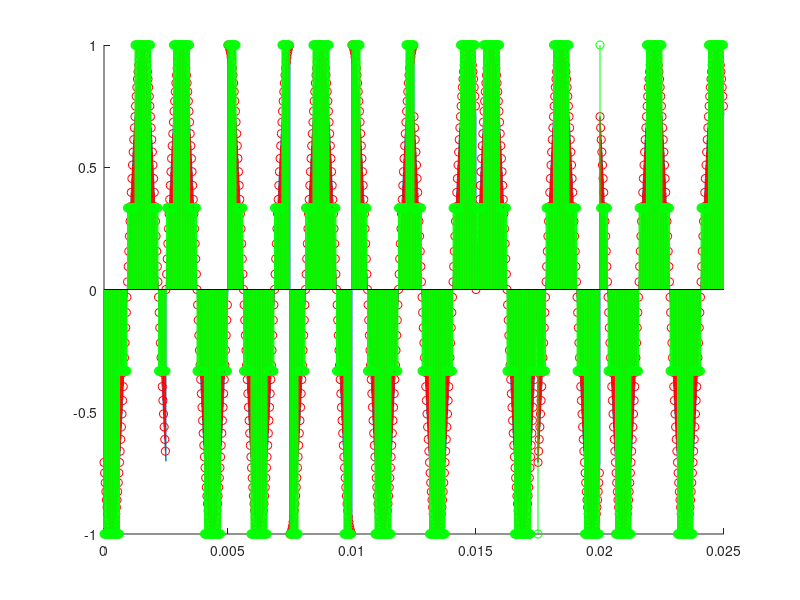
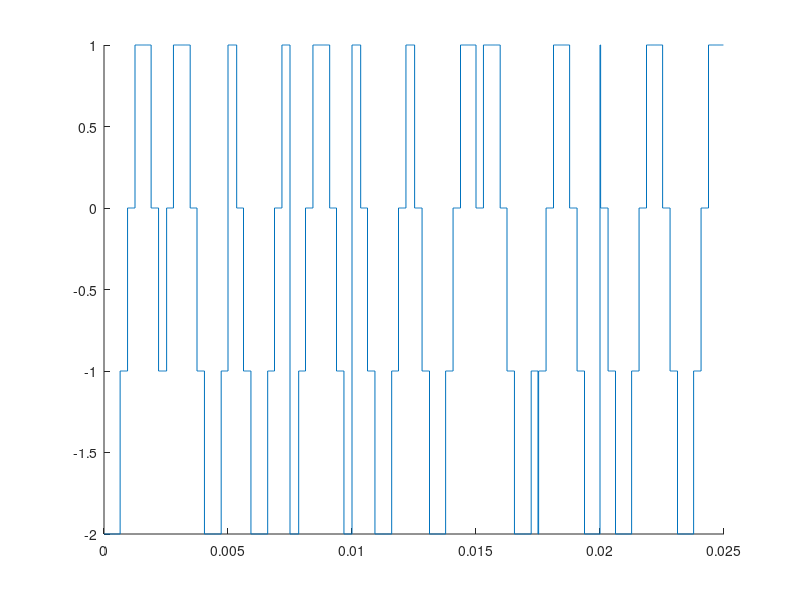
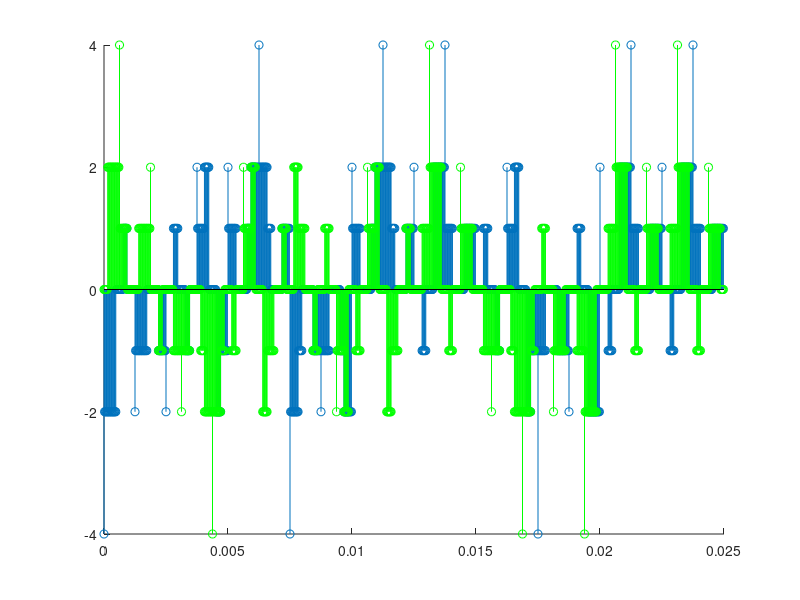
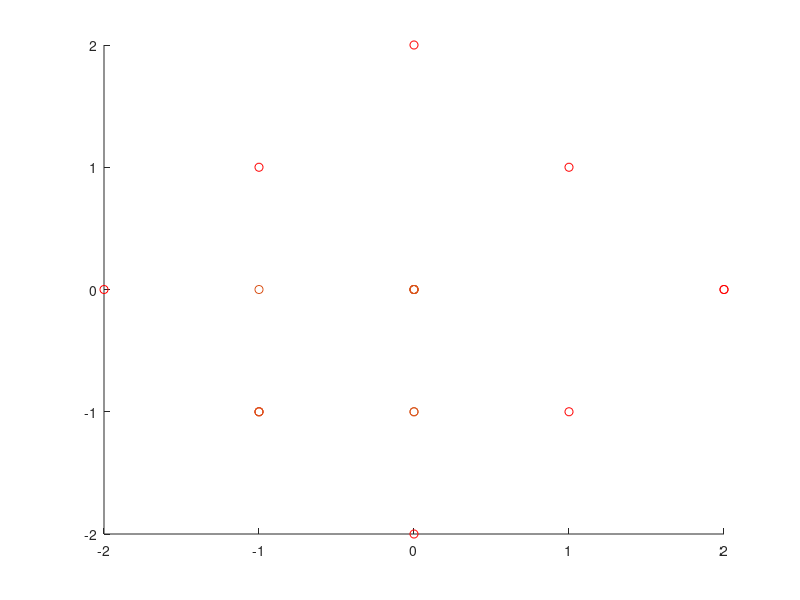

These charts were generated, in order, by the following MATLAB code:
% Autor: Simon Bertling
% Simuliert die Demodulation mit einem �C mittels Integerarithmetik
%
% TODO:
% - QAM fixen
% - Korrelationsempf�nger

clear all;
close all;

format short;
pkg load signal;

disp('--- DEMODSIM ---');

N = 10;                             % Anzahl Daten
if N > 500
    %return
end;
QAM = 0;                            % QAM bentzen?
N_modn = 8;                         % Anzahl Modulationssymbole
N_max = 10;                         % Wenn N > N_max werden keine Zeitsignale geplottet
data = randi([0 N_modn-1], 1, N);    % Daten zuf�llig f�llen

Rs = 40000;                       % Samplerate des �C
f_mod = 400;                    % Modulationsfrequenz
T_max = length(data)/f_mod      % Simulationsdauer
R = 10*Rs;                       % Samplerate der Simulation
T = 1/R;

w = 2;      % Wortbreite des ADC
wm = ceil(log2(2^(2*w-1))); % Maximale Wortbreite
s_max = 1; % Maximaler messbarer Wert
sigma = 0;    % Standardabweichung St�rung


% Zeitvektoren
t = 0:T:T_max-T;
t_mess = downsample(t, R/Rs);

% Samples pro Periode
anz = floor(length(t)/length(data));   

% LUT definieren
explut = exp(-1j*2*pi*f_mod*t_mess);
explut = round(explut * (2^w-1)/2);


% Modulationssymbole definieren
if (QAM == 0)
    N_mod = 0:N_modn;
    d = exp(1j*(2*pi/N_modn)*N_mod);
    d_qpsk = exp(1j*(2*pi/4 * N_mod + pi/4));
    d_qpsk = exp(1j*(2*pi/4 * N_mod));
    d_8psk = exp(1j*(2*pi/8 * N_mod));
    d_16psk = exp(1j*(2*pi/16 * N_mod));
else
    v = 0:2/sqrt(2)/(sqrt(N_modn)-1):2/sqrt(2)
    d_qam = [];
    for n = 0:2/sqrt(2)/(sqrt(N_modn)-1):2/sqrt(2)
        d_qam = horzcat(d_qam,v+n*1j);
    end;
    d_qam = d_qam - 1/sqrt(2)*(1+1j);
    d = d_qam;
end;
dq = round(d * (2^(wm-2)));

% Impulsformer
e_t = ones(1,length(t));
for n = [0:length(data)-1]
    man = [1:anz] + n*anz;
    e_t(man) = d(data(n+1)+1);
end

% Sendesignal definieren
r = (randn(1, length(t))) * sigma;
s = e_t.*exp(1j*2*pi* f_mod * t);
s = real(s);
s = s + r;
% Clippen
for n = 1:length(s)
    if abs(s(n)) > s_max
        s(n) = s_max * sign(s(n));
    end;
end;

%%%% MIKROCONTROLLER EMPF�NGER %%%%

% Abtastung
s_mess = downsample(s, R/Rs);

% Quantisierung
s_quant = round(s_mess * (2^w-1)/2 + (2^w-1)/2);
s_quant_norm = (s_quant - ((2^w-1)/2))/ ((2^w-1)/2) ;

% Vorzeichen einbauen
s_quant = floor(s_quant - (2^w-1)/2);

% Ins Basisband
sd = s_quant .* explut;

%w_max = ceil(log2(2*max(abs(sd))));

% Demudolation
anz = floor(Rs/f_mod);
e_r = ones(1, length(data));
for n = [0:length(data)-1]
    interval = [1:anz] + n*anz;
    e_r(n+1) = sum(sd(interval));
    e_r(n+1) = floor(e_r(n+1)/anz);
    
    % dekodieren
    min = abs(e_r(n+1) - anz*dq(1));
    min_i = 1;
    for i = [2:length(d)]
        diff = abs(e_r(n+1) - anz*dq(i));
        if (diff < min)
            min = diff;
            min_i = i;
        end;
    end
    data_dec(n+1) = min_i - 1;
end

errors = sum(abs(data_dec-data));
BER = errors/N

%%%%%%%%%%%%%%%%%%%%%%%%%%%%

% Plotten
if length(data) <= N_max
    figure('Name','Abtastung');
    hold on
    plot(t,s);
    stem(t_mess, s_mess, 'r');
    stem(t_mess, s_quant_norm, 'g');
    hold off

    figure('Name','Quantisiertes Signal �C');
    hold on
    stairs(t_mess, s_quant);
    %stairs(t_mess, real(explut), 'r');
    %stairs(t_mess, imag(explut), 'g');
    hold off

    figure('Name','sd');
    hold on
    stem(t_mess, real(sd));
    stem(t_mess, imag(sd), 'g');
    hold off
end;

figure('Name','Scatter')
hold on
scatter(real(dq), imag(dq), 'r')
scatter(real(e_r), imag(e_r))
hold off

% figure('Name','FFT');
% hold on
% plot((abs(fftshift(fft(s_quant)))));
% hold off
